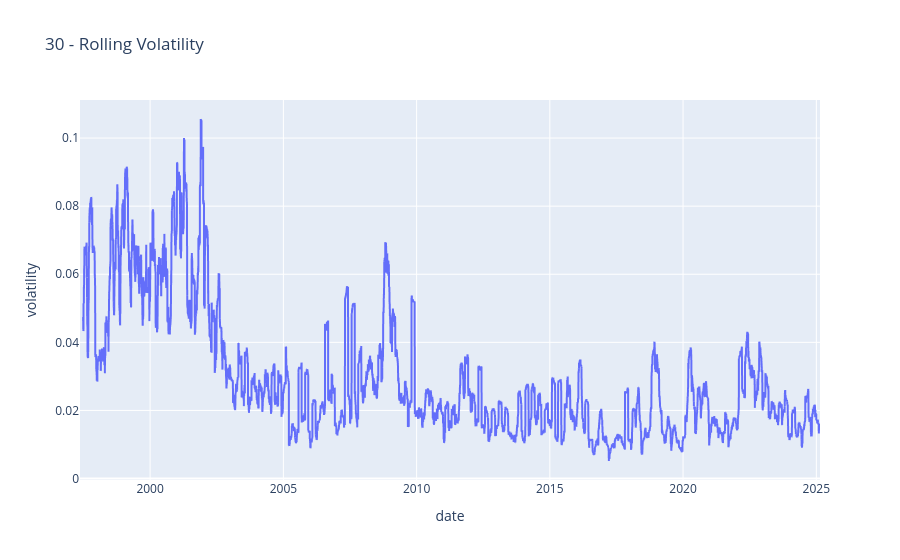

Here is the notebook cell this chart was saved with:
### Code cell
px.line(df,x= df.index,y= 'rolling_volatility',title='30 - Rolling Volatility',
       labels={'rolling_volatility': 'volatility'})

### Figure 1 — Plotly figure (JSON) as saved in the notebook; plotly's stock layout.template omitted (floating-point values rounded to 4 significant figures; data arrays with more than 128 entries replaced by an {"elided": "..."} marker saying what was removed)
{"data": [{"hovertemplate": "date=%{x}<br>volatility=%{y}<extra></extra>", "legendgroup": "", "line": {"color": "#636efa", "dash": "solid"}, "marker": {"symbol": "circle"}, "mode": "lines", "name": "", "showlegend": false, "type": "scattergl", "x": {"elided": "6986 str values"}, "xaxis": "x", "y": {"elided": "6986 float values"}, "yaxis": "y"}], "layout": {"legend": {"tracegroupgap": 0}, "title": {"text": "30 - Rolling Volatility"}, "xaxis": {"anchor": "y", "domain": [0, 1], "title": {"text": "date"}}, "yaxis": {"anchor": "x", "domain": [0, 1], "title": {"text": "volatility"}}}}
